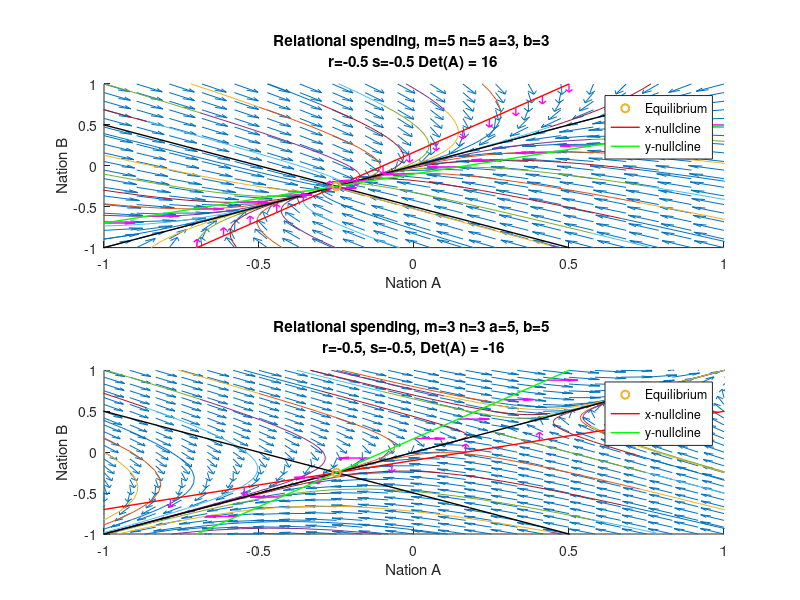

Write MATLAB code to recreate this figure.
a = 3;
b = 3;
m = 5;
n = 5;
r=-.5;
s=-0.5;
A = [-m, a; b, -n];
q = [r;s];
x_star = -inv(A)*q;
sys = @(A,q,v) A*v+q;
[vecs, lambda] = eig(A);
point = linspace(0,2*pi,32);
point(end)=[];
ini = [cos(point(:))+x_star(1),sin(point(:))+x_star(2)];
[X,Y] = meshgrid(linspace(-1,1,20));
%X = X-x_star(1);
%Y = Y-x_star(2);
U = A(1,1)*X + A(1,2)*Y+q(1);
V = A(2,1)*X + A(2,2)*Y+q(2);
L = hypot(U,V);
L(L==0)=1;
U = U./L;
V = V./L;
fig = figure();
subplot(2,1,1);
hold on;
t = linspace(-1,1,15);
quiver(X,Y,U,V);
for k=1:size(ini,1)
  y_0 = ini(k,:)';
  [~,yf] = ode45(@(t,v) sys(A,q,v), [0,1], y_0);
  [~,yb] = ode45(@(t,v) sys(A,q,v), [0,-1], y_0);
  plot(yf(:,1),yf(:,2));
  plot(yb(:,1),yb(:,2));
endfor
plot(t+x_star(1),(vecs(2,1)/vecs(1,1))*t+x_star(2),'k','LineWidth',1.);
plot(t+x_star(1),(vecs(2,2)/vecs(1,2)) *t+x_star(2),'k','LineWidth',1.);
X_N = (a/m)*(t-x_star(2))+x_star(1);
NX_U = zeros(size(X_N));
NX_V = A(2,1)*X_N+A(2,2)*t+q(2);
L = hypot(NX_U,NX_V);
L(L==0)=1;
quiver(X_N,t,0.1*(NX_U./L),0.1*(NX_V./L),0,'m','LineWidth',1.);
NX = plot(X_N,t,'r','DisplayName','x-nullcline','LineWidth',1.);
Y_N = (b/n)*(t-x_star(1))+x_star(2);
NY_U = A(1,1)*t+A(1,2)*Y_N+q(1);
NY_V = zeros(size(Y_N));
L = hypot(NY_U,NY_V);
L(L==0)=1;
NY = quiver(t,Y_N,0.1*(NY_U./L),0.1*(NY_V./L),0,'m','LineWidth',1.);
NY=plot(t,Y_N,'g','DisplayName','y-nullcline','LineWidth',1.);
eq = plot(x_star(1),x_star(2),'o','LineWidth',1.5,'DisplayName','Equilibrium');
hold off;
title(sprintf("Relational spending, m=%g n=%g a=%g, b=%g \n r=%g s=%g Det(A) = %g ",m,n,a,b,r,s,det(A)));
xlabel("Nation A");
ylabel("Nation B");
xlim([-1,1]);
ylim([-1,1]);
legend([eq,NX,NY]);
subplot(2,1,2);
[X,Y] = meshgrid(linspace(-1,1,25));
a = 5;
b = 5;
m = 3;
n = 3;
A = [-m, a; b, -n];
%X = X - x_star(1);
%Y = Y - x_star(2);
U = A(1,1)*X + A(1,2)*Y+q(1);
V = A(2,1)*X + A(2,2)*Y+q(2);
L = hypot(U,V);
L(L==0)=1;
U = U./L;
V = V./L;
hold on;
quiver(X,Y,U,V);
for k=1:size(ini,1)
  y_0 = ini(k,:)';
  [~,yf] = ode45(@(t,v) sys(A,q,v), [0,1], y_0);
  [~,yb] = ode45(@(t,v) sys(A,q,v), [0,-1], y_0);
  plot(yf(:,1),yf(:,2));
  plot(yb(:,1),yb(:,2));
endfor
plot(t+x_star(1),(vecs(2,1))/vecs(1,1)*t+x_star(2),'k','LineWidth',1.);
plot(t+x_star(1),(vecs(2,2))/vecs(1,2)*t+x_star(2),'k','LineWidth',1.);
X_N = (a/m)*(t-x_star(2))+x_star(1);
NX_U = zeros(size(X_N));
NX_V = A(2,1)*X_N+A(2,2)*t+q(2);
L = hypot(NX_U,NX_V);
L(L==0)=1;
NX = quiver(X_N,t,0.1*(NX_U./L),0.1*(NX_V./L),0,'m','LineWidth',1.);
NX = plot(X_N,t,'r','DisplayName','x-nullcline','LineWidth',1.);
Y_N = (b/n)*(t-x_star(1))+x_star(2);
NY_U = A(1,1)*t+A(1,2)*Y_N+q(1);
NY_V = zeros(size(Y_N));
L = hypot(NY_U,NY_V);
L(L==0)=1;
NY = quiver(t,Y_N,0.1*(NY_U./L),0.1*(NY_V./L),0,'m','LineWidth',1.);
NY=plot(t,Y_N,'g','DisplayName','y-nullcline','LineWidth',1.);
eq = plot(x_star(1),x_star(2),'o','LineWidth',1.5,'DisplayName','Equilibrium');
hold off;
title(sprintf("Relational spending, m=%g n=%g a=%g, b=%g \n r=%g, s=%g, Det(A) = %g ",m,n,a,b,r,s,det(A)));
xlabel("Nation A");
ylabel("Nation B");
xlim([-1,1]);
ylim([-1,1]);
legend([eq,NX,NY]);
print('figures/richardson_curves.png', '-dpng', '-S1300,1300');
